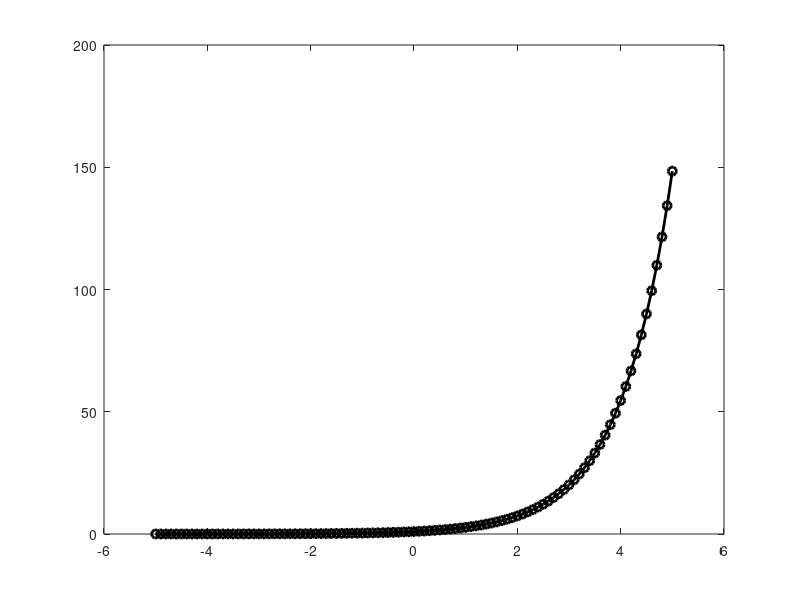

MATLAB code for this plot: (Note: this script raises an error after producing the figure.)
clear all; close all; clc
% Define the domain of interest
x = linspace(-5, 5, 101);
a = 0;
m = [1, 2, 5, 10];
prm = {'-rs', '-gd', '-bv', '-mp'};
lgd = {'f(x) = e^x'};

% Plot f(x) = exp(x)
plot(x, exp(x), '-ko', 'linewidth', 2.0);
hold on;

% Plot f_m(x)
for i = 1:length(m)
  y = exp_taylor(x, m(i), a);
  plot(x, y, prm{i}, 'linewidth', 1.5);
  lgd = [lgd, {['f_m(x), m=', num2str(m(i))]}];
end
legend(lgd, 'location', 'NorthWest')
title(['Taylor expansion of e^x around a = ', num2str(a)]);